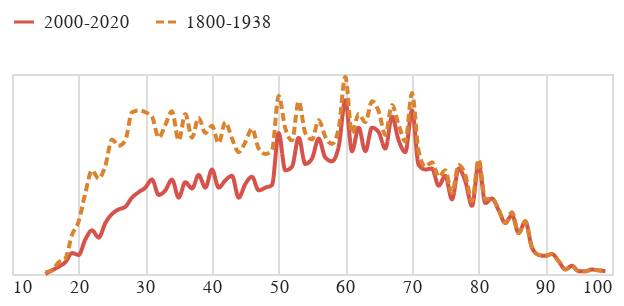

This figure's notebook cell:
### Code cell
tvar1 = alt.Chart(do_grafu_basnici.to_pandas(), width=300, height=100).mark_line(interpolate="monotone").encode(
    alt.X('vek:Q').axis(domain=False, tickSize=0, title=None),
    alt.Y('len:Q').stack('zero').axis(None),
    alt.Color('obdobi:N', sort=['2000-2020','1800-1838'], scale=alt.Scale(range=['#D6534B', '#DB842F']), legend=alt.Legend(title=None, orient="top")),
    alt.StrokeDash('obdobi:N', sort=['2000-2020','1800-1838'], legend=None)
)

tvar1

### Figure 1 — Vega-Lite specification as saved in the notebook (floating-point values rounded to 4 significant figures; data arrays with more than 128 entries replaced by an {"elided": "..."} marker saying what was removed)
{"config": {"title": {"font": "Noticia Text", "fontSize": 11.5, "anchor": "start", "lineHeight": 19, "fontWeight": "bolder", "subtitleFont": "Noticia Text", "subtitleFontSize": 10, "subtitleLineHeight": 15, "subtitlePadding": 10, "dy": -10, "color": "#292829", "subtitleColor": "#292829"}, "axis": {"labelFont": "Asap", "titleFont": "Asap", "fontWeight": "lighter", "titleFontWeight": "lighter", "labelFontSize": 9, "titleFontSize": 9, "labelPadding": 2, "titlePadding": 9, "domainOpacity": 0, "tickColor": "#DCDDD6", "labelColor": "#292829"}, "legend": {"labelFont": "Asap", "labelFontWeight": "normal", "titleFont": "Asap", "titleFontWeight": "normal", "labelFontSize": 9, "titleFontSize": 9, "labelColor": "#292829"}}, "data": {"name": "data-6e71ddd013f6ec9ce641f574397c691f"}, "mark": {"type": "line", "interpolate": "monotone"}, "encoding": {"color": {"field": "obdobi", "legend": {"orient": "top", "title": null}, "scale": {"range": ["#D6534B", "#DB842F"]}, "sort": ["2000-2020", "1800-1838"], "type": "nominal"}, "strokeDash": {"field": "obdobi", "legend": null, "sort": ["2000-2020", "1800-1838"], "type": "nominal"}, "x": {"axis": {"domain": false, "tickSize": 0, "title": null}, "field": "vek", "type": "quantitative"}, "y": {"axis": null, "field": "len", "stack": "zero", "type": "quantitative"}}, "height": 100, "width": 300, "$schema": "https://vega.github.io/schema/vega-lite/v5.8.0.json", "datasets": {"data-6e71ddd013f6ec9ce641f574397c691f": {"elided": "152 records"}}}
